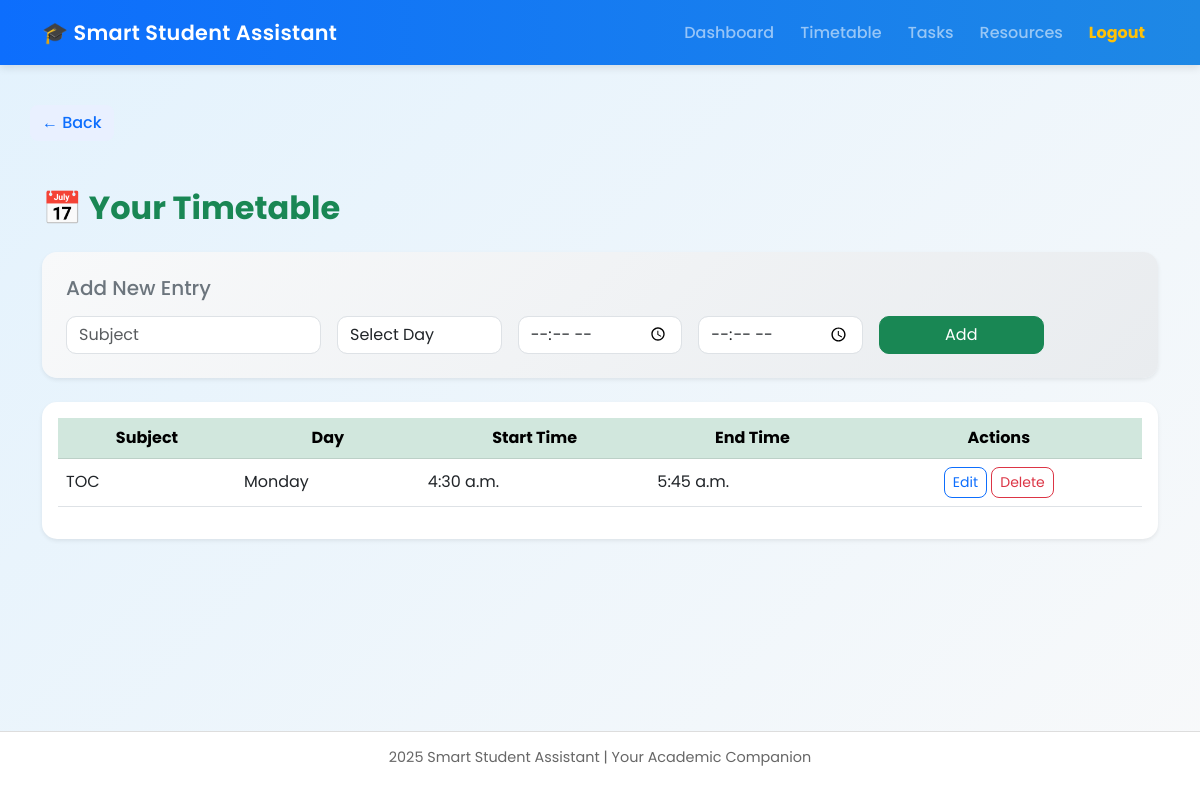
The app's page /timetable/ (signed in) with its own data.
### core/models.py (models this page shows, shortened)
class Timetable(models.Model):
    user = models.ForeignKey(User, on_delete=models.CASCADE)
    subject = models.CharField(max_length=100)
    day = models.CharField(max_length=20, choices=DAYS)
    start_time = models.TimeField()
    end_time = models.TimeField()
    notes = models.TextField(blank=True)
    class Meta:
        ordering = ['day', 'start_time']

### core/views.py (the view, shortened to what this page needs)
@login_required
def timetable(request):
    timetables = Timetable.objects.filter(user=request.user)
    return render(request, 'core/timetable.html', {'timetables': timetables})

### core/templates/core/timetable.html (shortened to what this page needs)
{% extends 'core/base.html' %} {% block content %}
<div class="container mt-5">
  <h2 class="fw-bold text-success mb-4">📅 Your Timetable</h2>
  <div
    class="card p-4 shadow-sm mb-4"
    style="
      border-radius: 15px;
      background: linear-gradient(135deg, #f8f9fa, #e9ecef);
    "
  >
    <h5 class="text-secondary mb-3">Add New Entry</h5>
    <form method="POST">
      <div class="row g-3">
        <div class="col-md-3">
          <input
            type="text"
            name="subject"
            class="form-control"
            placeholder="Subject"
            style="border-radius: 10px"
            required
          />
        </div>
        <div class="col-md-2">
          <select
            name="day"
            class="form-control"
            style="border-radius: 10px"
            required
          >
            <option value="">Select Day</option>
          </select>
        </div>
        <div class="col-md-2">
          <input
            type="time"
            name="start_time"
            class="form-control"
            placeholder="Start Time"
            style="border-radius: 10px"
            required
          />
        </div>
        <div class="col-md-2">
          <input
            type="time"
            name="end_time"
            class="form-control"
            placeholder="End Time"
            style="border-radius: 10px"
            required
          />
        </div>
        <div class="col-md-2">
          <button
            type="submit"
            class="btn btn-success w-100"
            style="border-radius: 10px"
          >
            Add
          </button>
        </div>
      </div>
    </form>
  </div>
  <div class="card shadow-sm p-3" style="border-radius: 15px">
    {% if timetables %}
    <table class="table table-hover align-middle">
      <thead class="table-success text-center" style="border-radius: 10px">
        <tr>
          <th>Subject</th>
          <th>Day</th>
          <th>Start Time</th>
          <th>End Time</th>
          <th>Actions</th>
        </tr>
      </thead>
      <tbody>
        {% for t in timetables %}
        <tr style="border-radius: 10px">
          <td>{{ t.subject }}</td>
          <td>{{ t.day }}</td>
          <td>{{ t.start_time }}</td>
          <td>{{ t.end_time }}</td>
          <td class="text-center">
            <a
              href="{% url 'timetable_edit' t.pk %}"
              class="btn btn-sm btn-outline-primary"
              style="border-radius: 8px"
              >Edit</a
            >
            <a
              href="{% url 'timetable_delete' t.id %}"
              class="btn btn-sm btn-outline-danger"
              style="border-radius: 8px"
              >Delete</a
            >
          </td>
        </tr>
        {% endfor %}
      </tbody>
    </table>
    {% endif %}
  </div>
</div>
{% endblock %}

### core/templates/core/base.html (style rules this page uses)
body { background: linear-gradient(135deg, #e3f2fd, #f8f9fa); font-family: 'Poppins', sans-serif; color: #333; min-height: 100vh; display: flex; flex-direction: column; }
.card { border: none; border-radius: 15px; box-shadow: 0 6px 20px rgba(0, 0, 0, 0.08); background: #fff; transition: all 0.3s ease-in-out; }

### records on screen
Timetable: subject "TOC", day "Monday", start_time "4:30 a.m.", end_time "5:45 a.m."
